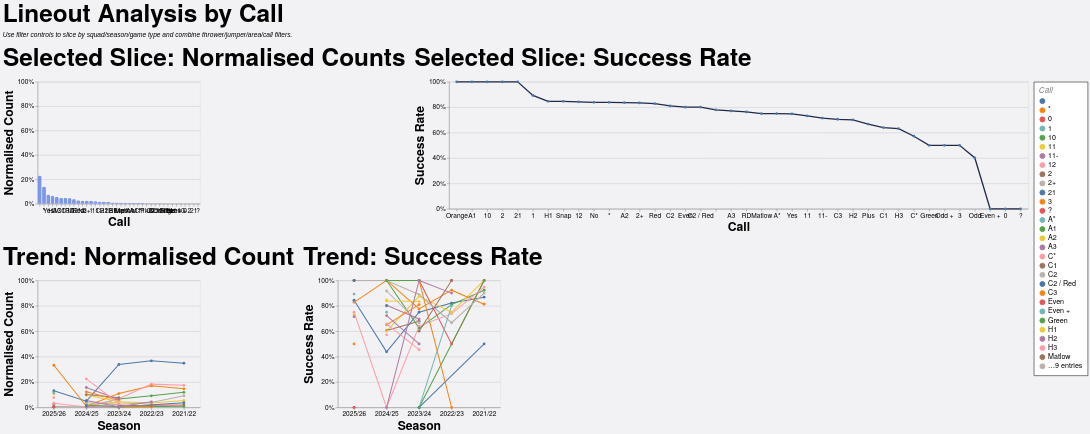

Express this chart as Vega-Lite.
### Vega-Lite specification from a JSON file in a GitHub repository (floating-point values rounded to 4 significant figures; data arrays with more than 128 entries replaced by an {"elided": "..."} marker saying what was removed)
{"config": {"axis": {"labelFont": "PT Sans Narrow, Helvetica Neue, Helvetica, Arial, sans-serif", "titleFont": "PT Sans Narrow, Helvetica Neue, Helvetica, Arial, sans-serif", "labelFontSize": 13, "titleFontSize": 24, "gridColor": "#202947", "gridOpacity": 0.2, "zindex": 1}, "text": {"font": "Lato, sans-serif"}, "bar": {"cornerRadiusEnd": 5}, "header": {"labelFont": "PT Sans Narrow, Helvetica Neue, Helvetica, Arial, sans-serif", "titleFont": "PT Sans Narrow, Helvetica Neue, Helvetica, Arial, sans-serif", "labelFontSize": 24, "titleFontSize": 28, "labelFontWeight": "bold", "orient": "left"}, "legend": {"labelFont": "PT Sans Narrow, Helvetica Neue, Helvetica, Arial, sans-serif", "titleFont": "PT Sans Narrow, Helvetica Neue, Helvetica, Arial, sans-serif", "labelFontSize": 14, "titleFontSize": 16, "titlePadding": 5, "fillColor": "white", "strokeColor": "black", "padding": 10, "titleFontWeight": "lighter", "titleFontStyle": "italic", "titleColor": "gray", "offset": 10}, "title": {"font": "PT Sans Narrow, Helvetica Neue, Helvetica, Arial, sans-serif", "fontSize": 48, "fontWeight": "bold", "anchor": "start", "align": "center", "titlePadding": 20, "subtitlePadding": 10, "subtitleFontSize": 13, "subtitleColor": "", "subtitleFontStyle": "italic", "offset": 15, "color": "black"}, "axisX": {"labelAngle": 0}, "facet": {"title": null, "header": null, "align": {"row": "each", "column": "each"}}, "resolve": {"scale": {"y": "independent", "facet": "independent"}}, "background": "#f2f1f4", "scale": {"offsetBandPaddingOuter": 0.2, "offsetBandPaddingInner": 0.1}}, "vconcat": [{"hconcat": [{"mark": {"type": "bar", "color": "#7d96e8"}, "encoding": {"tooltip": [{"field": "call", "title": "Call", "type": "nominal"}, {"field": "attempts", "format": ",.0f", "title": "Lineouts", "type": "quantitative"}, {"field": "share", "format": ".1%", "title": "Normalised Count", "type": "quantitative"}], "x": {"field": "call", "sort": "-y", "title": "Call", "type": "nominal"}, "y": {"axis": {"format": "%"}, "field": "share", "scale": {"domain": [0, 1]}, "title": "Normalised Count", "type": "quantitative"}}, "height": 240, "title": "Selected Slice: Normalised Counts", "transform": [{"filter": "(loSquad == 'All' || datum.squad == loSquad) && (loGameType == 'All' || (loGameType == 'League + Cup' && (datum.game_type == 'League' || datum.game_type == 'Cup')) || (loGameType == 'League only' && datum.game_type == 'League') || datum.game_type == loGameType) && (loOpposition == 'All' || datum.opposition == loOpposition) && (loThrower == 'All' || datum.thrower == loThrower) && (loJumper == 'All' || datum.jumper == loJumper) && (loArea == 'All' || datum.area == loArea) && (loNumbers == 'All' || datum.numbers == loNumbers) && (loCall == 'All' || datum.call == loCall) && (loCallType == 'All' || datum.call_type == loCallType)"}, {"filter": "(loSeason == 'All' || datum.season == loSeason)"}, {"aggregate": [{"op": "count", "as": "attempts"}, {"op": "sum", "field": "won", "as": "won"}], "groupby": ["call"]}, {"joinaggregate": [{"op": "sum", "field": "attempts", "as": "total_attempts"}]}, {"calculate": "datum.attempts / datum.total_attempts", "as": "share"}, {"calculate": "datum.won / datum.attempts", "as": "success_rate"}], "width": 320}, {"mark": {"type": "line", "color": "#202946", "point": true, "strokeWidth": 2.5}, "encoding": {"tooltip": [{"field": "call", "title": "Call", "type": "nominal"}, {"field": "won", "format": ",.0f", "title": "Won", "type": "quantitative"}, {"field": "attempts", "format": ",.0f", "title": "Lineouts", "type": "quantitative"}, {"field": "success_rate", "format": ".1%", "title": "Success Rate", "type": "quantitative"}], "x": {"field": "call", "sort": "-y", "title": "Call", "type": "nominal"}, "y": {"axis": {"format": "%"}, "field": "success_rate", "scale": {"domain": [0, 1]}, "title": "Success Rate", "type": "quantitative"}}, "height": 250, "title": "Selected Slice: Success Rate", "transform": [{"filter": "(loSquad == 'All' || datum.squad == loSquad) && (loGameType == 'All' || (loGameType == 'League + Cup' && (datum.game_type == 'League' || datum.game_type == 'Cup')) || (loGameType == 'League only' && datum.game_type == 'League') || datum.game_type == loGameType) && (loOpposition == 'All' || datum.opposition == loOpposition) && (loThrower == 'All' || datum.thrower == loThrower) && (loJumper == 'All' || datum.jumper == loJumper) && (loArea == 'All' || datum.area == loArea) && (loNumbers == 'All' || datum.numbers == loNumbers) && (loCall == 'All' || datum.call == loCall) && (loCallType == 'All' || datum.call_type == loCallType)"}, {"filter": "(loSeason == 'All' || datum.season == loSeason)"}, {"aggregate": [{"op": "count", "as": "attempts"}, {"op": "sum", "field": "won", "as": "won"}], "groupby": ["call"]}, {"joinaggregate": [{"op": "sum", "field": "attempts", "as": "total_attempts"}]}, {"calculate": "datum.attempts / datum.total_attempts", "as": "share"}, {"calculate": "datum.won / datum.attempts", "as": "success_rate"}], "width": {"step": 30}}], "spacing": 16}, {"hconcat": [{"mark": {"type": "line", "point": true, "strokeWidth": 2}, "encoding": {"color": {"field": "call", "title": "Call", "type": "nominal"}, "tooltip": [{"field": "season", "title": "Season", "type": "nominal"}, {"field": "call", "title": "Call", "type": "nominal"}, {"field": "attempts", "format": ",.0f", "title": "Lineouts", "type": "quantitative"}, {"field": "norm_count", "format": ".1%", "title": "Normalised Count", "type": "quantitative"}], "x": {"field": "season", "sort": "-x", "title": "Season", "type": "nominal"}, "y": {"axis": {"format": "%"}, "field": "norm_count", "scale": {"domain": [0, 1]}, "title": "Normalised Count", "type": "quantitative"}}, "height": 250, "title": "Trend: Normalised Count", "transform": [{"filter": "(loSquad == 'All' || datum.squad == loSquad) && (loGameType == 'All' || (loGameType == 'League + Cup' && (datum.game_type == 'League' || datum.game_type == 'Cup')) || (loGameType == 'League only' && datum.game_type == 'League') || datum.game_type == loGameType) && (loOpposition == 'All' || datum.opposition == loOpposition) && (loThrower == 'All' || datum.thrower == loThrower) && (loJumper == 'All' || datum.jumper == loJumper) && (loArea == 'All' || datum.area == loArea) && (loNumbers == 'All' || datum.numbers == loNumbers) && (loCall == 'All' || datum.call == loCall) && (loCallType == 'All' || datum.call_type == loCallType)"}, {"aggregate": [{"op": "count", "as": "attempts"}, {"op": "sum", "field": "won", "as": "won"}], "groupby": ["season", "call"]}, {"joinaggregate": [{"op": "sum", "field": "attempts", "as": "season_attempts"}], "groupby": ["season"]}, {"calculate": "datum.attempts / datum.season_attempts", "as": "norm_count"}, {"calculate": "datum.won / datum.attempts", "as": "success_rate"}], "width": 320}, {"mark": {"type": "line", "point": true, "strokeWidth": 2}, "encoding": {"color": {"field": "call", "title": "Call", "type": "nominal"}, "tooltip": [{"field": "season", "title": "Season", "type": "nominal"}, {"field": "call", "title": "Call", "type": "nominal"}, {"field": "won", "format": ",.0f", "title": "Won", "type": "quantitative"}, {"field": "attempts", "format": ",.0f", "title": "Lineouts", "type": "quantitative"}, {"field": "success_rate", "format": ".1%", "title": "Success Rate", "type": "quantitative"}], "x": {"field": "season", "sort": "-x", "title": "Season", "type": "nominal"}, "y": {"axis": {"format": "%"}, "field": "success_rate", "scale": {"domain": [0, 1]}, "title": "Success Rate", "type": "quantitative"}}, "height": 250, "title": "Trend: Success Rate", "transform": [{"filter": "(loSquad == 'All' || datum.squad == loSquad) && (loGameType == 'All' || (loGameType == 'League + Cup' && (datum.game_type == 'League' || datum.game_type == 'Cup')) || (loGameType == 'League only' && datum.game_type == 'League') || datum.game_type == loGameType) && (loOpposition == 'All' || datum.opposition == loOpposition) && (loThrower == 'All' || datum.thrower == loThrower) && (loJumper == 'All' || datum.jumper == loJumper) && (loArea == 'All' || datum.area == loArea) && (loNumbers == 'All' || datum.numbers == loNumbers) && (loCall == 'All' || datum.call == loCall) && (loCallType == 'All' || datum.call_type == loCallType)"}, {"aggregate": [{"op": "count", "as": "attempts"}, {"op": "sum", "field": "won", "as": "won"}], "groupby": ["season", "call"]}, {"joinaggregate": [{"op": "sum", "field": "attempts", "as": "season_attempts"}], "groupby": ["season"]}, {"calculate": "datum.attempts / datum.season_attempts", "as": "norm_count"}, {"calculate": "datum.won / datum.attempts", "as": "success_rate"}], "width": 320}], "spacing": 16}], "data": {"name": "data-e83ea88e487ae484029b5fe5c4083f37"}, "params": [{"name": "loSquad", "value": "All"}, {"name": "loSeason", "value": "All"}, {"name": "loGameType", "value": "All"}, {"name": "loOpposition", "value": "All"}, {"name": "loThrower", "value": "All"}, {"name": "loJumper", "value": "All"}, {"name": "loArea", "value": "All"}, {"name": "loNumbers", "value": "All"}, {"name": "loCall", "value": "All"}, {"name": "loCallType", "value": "All"}], "spacing": 22, "title": {"text": "Lineout Analysis by Call", "subtitle": "Use filter controls to slice by squad/season/game type and combine thrower/jumper/area/call filters."}, "$schema": "https://vega.github.io/schema/vega-lite/v5.20.1.json", "datasets": {"data-e83ea88e487ae484029b5fe5c4083f37": {"elided": "1274 records"}}}
